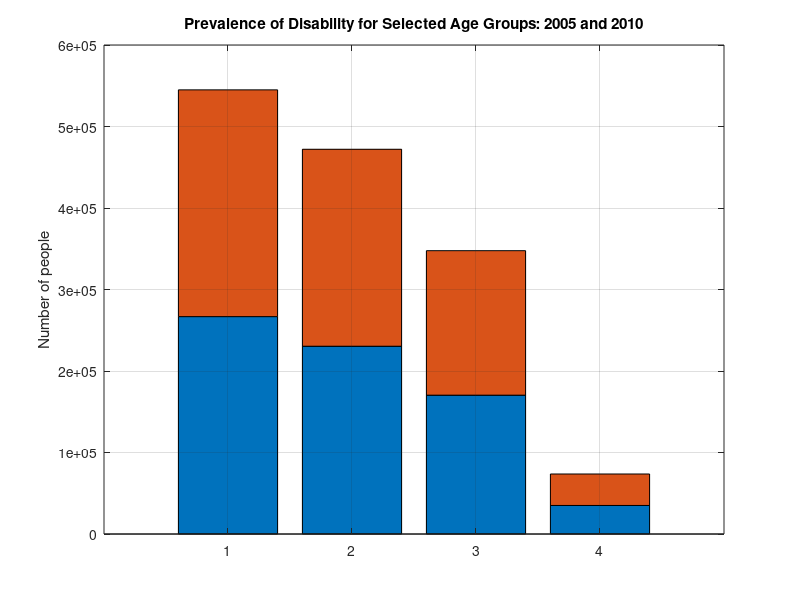

This chart was generated by the following MATLAB code: (Note: this script raises an error after producing the figure.)
Y = [266752,278222
     230391,241682
     170349,177295
     35028,38599];
figure
bar(Y,'stacked')
grid on
title('Prevalence of Disability for Selected Age Groups: 2005 and 2010');
ylabel('Number of people')
ax = gca;
ax.XTick = [1 2 3 4]; 
ax.XTickLabels = {'Aged 6 and older','Aged 15 and older','Aged 21 to 64','Aged 65 and older'};
ax.XTickLabelRotation = 45;
ax.YAxis.Exponent = 0;
legend({'2005','2010'},'Location','northeast')
